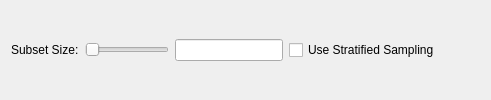
                   <widget class="QWidget" name="page_30">
                    <layout class="QGridLayout" name="gridLayout_102">
                     <item row="0" column="0">
                      <layout class="QHBoxLayout" name="horizontalLayout_16">
                       <item>
                        <widget class="QLabel" name="label_19">
                         <property name="text">
                          <string>Subset Size:</string>
                         </property>
                        </widget>
                       </item>
                       <item>
                        <widget class="QSlider" name="trainingTool_randomTestPercentageSlider">
                         <property name="sizePolicy">
                          <sizepolicy hsizetype="Preferred" vsizetype="Fixed">
                           <horstretch>0</horstretch>
                           <verstretch>0</verstretch>
                          </sizepolicy>
                         </property>
                         <property name="orientation">
                          <enum>Qt::Horizontal</enum>
                         </property>
                        </widget>
                       </item>
                       <item>
                        <widget class="QLineEdit" name="trainingTool_randomTestPercentageBox">
                         <property name="sizePolicy">
                          <sizepolicy hsizetype="Minimum" vsizetype="Fixed">
                           <horstretch>0</horstretch>
                           <verstretch>0</verstretch>
                          </sizepolicy>
                         </property>
                        </widget>
                       </item>
                       <item>
                        <widget class="QCheckBox" name="trainingTool_useStratifiedSampling">
                         <property name="text">
                          <string>Use Stratified Sampling</string>
                         </property>
                        </widget>
                       </item>
                       <item>
                        <spacer name="horizontalSpacer_33">
                         <property name="orientation">
                          <enum>Qt::Horizontal</enum>
                         </property>
                         <property name="sizeHint" stdset="0">
                          <size>
                           <width>40</width>
                           <height>20</height>
                          </size>
                         </property>
                        </spacer>
                       </item>
                      </layout>
                     </item>
                    </layout>
                   </widget>
